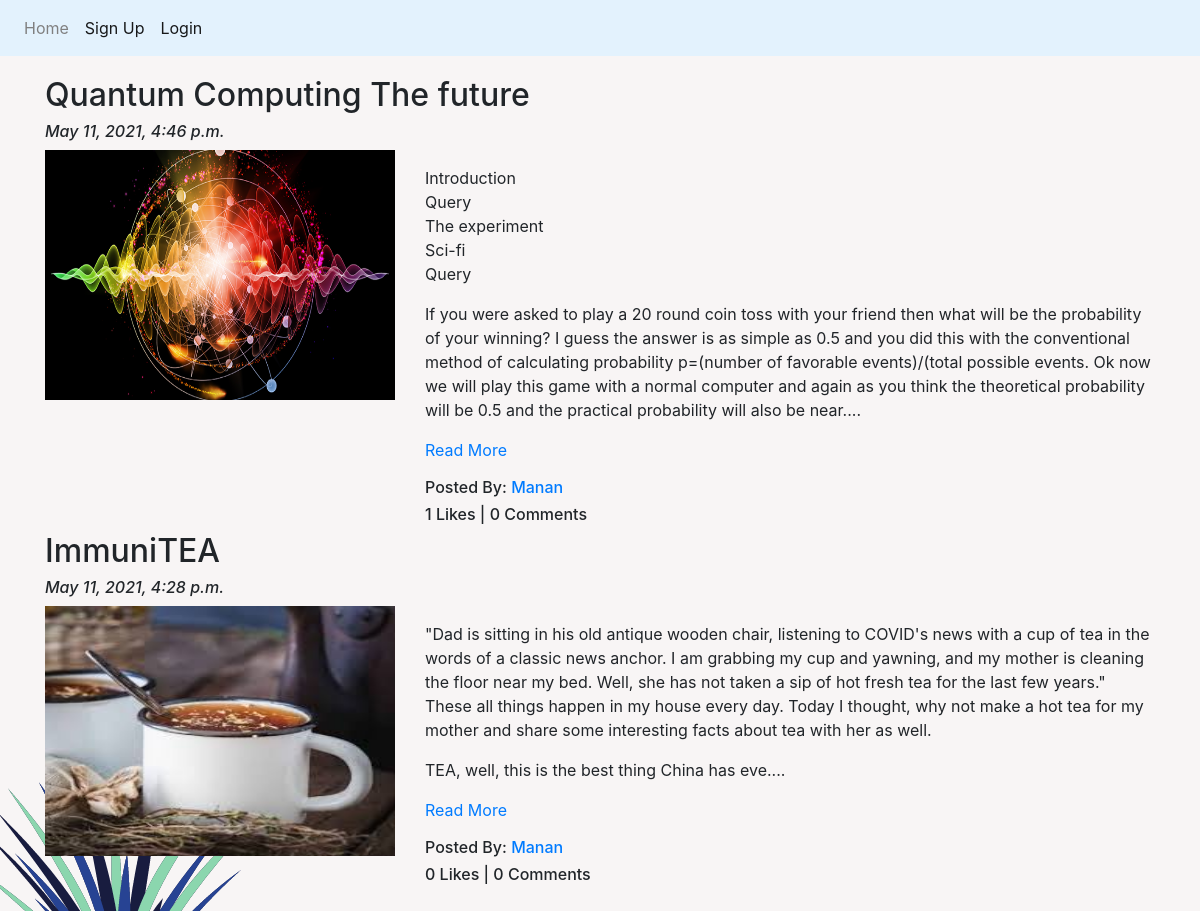
Screenshot of /blog/ with the database file from the repository.
### App_Blog/models.py (models this page shows, shortened)
class Blog(models.Model):
    author = models.ForeignKey(User, on_delete=models.CASCADE, related_name='post_author')
    blog_title = models.CharField(max_length=264, verbose_name="Put a Title")
    slug = models.SlugField(max_length=264, unique=True)
    blog_content = models.TextField(verbose_name="What is on your mind?")
    blog_image = models.ImageField(upload_to='blog_images', verbose_name="Blog Image")
    publish_date = models.DateTimeField(auto_now_add=True)
    update_date = models.DateTimeField(auto_now=True)
    class Meta:
        ordering = ['-publish_date']

### App_Blog/views.py (the view)
# urls.py: path('', views.BlogList.as_view(), name='blog_list'),
class BlogList(ListView):
    context_object_name = 'blogs'
    model = Blog
    template_name = 'App_Blog/blog_list.html'

### App_Blog/templatetags/custom_filters.py (called while the page is built)
def range_filter(value):
    return value[0:500] + "...."

### templates/App_Blog/blog_list.html (shortened to what this page needs)
{% extends 'base.html' %}
{% load custom_filters %}
{% block body_block %}
{% for blog in blogs %}
<h2> {{ blog.blog_title }}</h2>
<h6><i>{{ blog.publish_date }}</i></h6>
<div class="row">
  <div class="col-sm-4">
    <img src="/media/{{blog.blog_image}}" alt="{{ blog.blog_title }}" title="{{ blog.blog_title }}" width="350px" height="250px">
  </div>
  <div class="col-sm-8">
<p>{{ blog.blog_content|range_filter|linebreaks }}
   <a href="{% url 'App_Blog:blog_details' slug=blog.slug %}">Read More</a>
</p>
<h6>Posted By: <a href="#">{{ blog.author }}</a></h6>
<h6>{{ blog.liked_blog.count }} Likes | {{ blog.blog_comment.count }} Comments</h6>
  </div>
</div>
{% endfor %}
{% endblock %}

### templates/base.html (shortened to what this page needs)
{% load static %}
<!doctype html>
<html lang="en">
  <head>
    <link rel="stylesheet" href="https://stackpath.bootstrapcdn.com/bootstrap/4.5.2/css/bootstrap.min.css">
<link rel="stylesheet" href="https://maxcdn.bootstrapcdn.com/font-awesome/4.6.3/css/font-awesome.min.css">
    <link rel="stylesheet" href="{% static 'style.css'%}" type="text/css">
  </head>
  <body>
    <nav class="navbar navbar-expand-sm  navbar-light" style="background-color: #e3f2fd;">
        <ul class="navbar-nav">
          <li class="nav-item active">
            <a class="nav-link" href="{% url 'index' %}" style="color: grey;">Home</a>
          </li>
          {% if user.is_authenticated %}
          <li class="nav-item active">
            <a class="nav-link" href="{% url 'App_Blog:create_blog' %}" style="color: grey;">Write Blog</a>
          </li>
          <li class="nav-item active">
            <a class="nav-link" href="{% url 'App_Login:logout' %}" style="color: grey;">Logout</a>
          </li>
          <li class="nav-item active">
            <a class="nav-link" href="{% url 'App_Login:profile' %}" style="color: grey;">Profile</a>
          </li>
          {% else %}
          <li class="nav-item active">
            <a class="nav-link" href="{% url 'App_Login:signup' %}">Sign Up</a>
          </li>
          <li class="nav-item active">
            <a class="nav-link" href="{% url 'App_Login:signin' %}">Login</a>
          </li>
          {% endif %}
        </ul>
    </nav>
    <div class="container" style="padding-top:20px">
      {% block body_block %}
      {% endblock %}
    </div>
    <br><br><br>
  </body>
</html>

### static/style.css (style rules this page uses)
body { background: white url("images/Untitled design.png"); }

### rows the page displays
Blog: blog_title "Quantum Computing The future", publish_date "May 11, 2021, 4:46 p.m.", blog_image (picture), blog_content|range_filter "Introduction Query The experiment Sci-fi Query If you were asked to play a 20 round coin toss with your friend then what will be the probability of your winning? I guess the answer is as simple as 0.5 and you did this with the conventional method of calculating probability p=(number of favorable events)/(total possible events. Ok now we will play this game with a normal computer and again as you think the theoretical probability will be 0.5 and the practical probability will also be near....", author "Manan", liked_blog.count "1", blog_comment.count "0"
Blog: blog_title "ImmuniTEA", publish_date "May 11, 2021, 4:28 p.m.", blog_image (picture), blog_content|range_filter "\"Dad is sitting in his old antique wooden chair, listening to COVID's news with a cup of tea in the words of a classic news anchor. I am grabbing my cup and yawning, and my mother is cleaning the floor near my bed. Well, she has not taken a sip of hot fresh tea for the last few years.\" These all things happen in my house every day. Today I thought, why not make a hot tea for my mother and share some interesting facts about tea with her as well. TEA, well, this is the best thing China has eve....", author "Manan", liked_blog.count "0", blog_comment.count "0"
